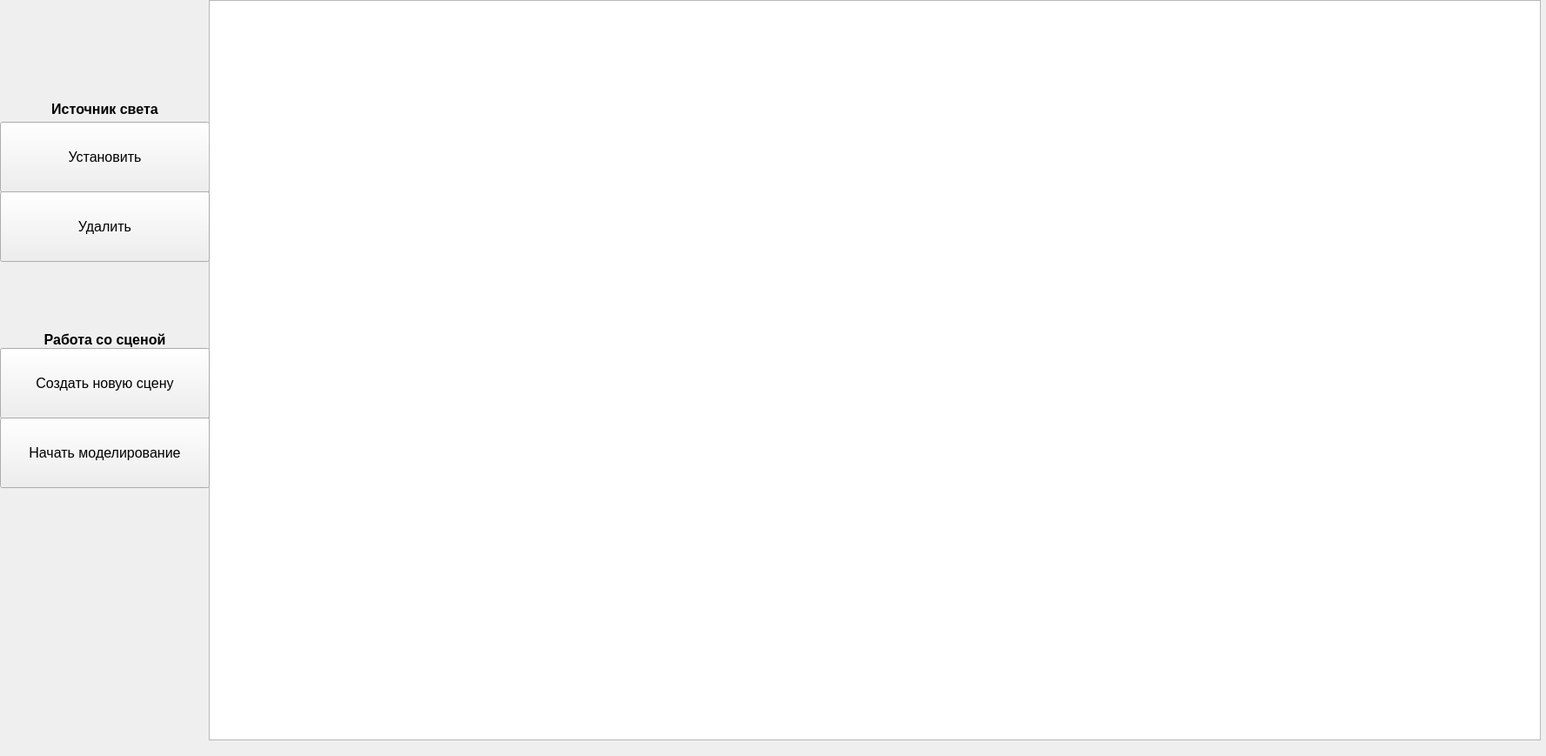
<?xml version="1.0" encoding="UTF-8"?>
<ui version="4.0">
 <class>MainWindow</class>
 <widget class="QMainWindow" name="MainWindow">
  <property name="geometry">
   <rect>
    <x>0</x>
    <y>0</y>
    <width>1777</width>
    <height>869</height>
   </rect>
  </property>
  <property name="minimumSize">
   <size>
    <width>1050</width>
    <height>400</height>
   </size>
  </property>
  <property name="windowTitle">
   <string>Курсовая работа, Алахов</string>
  </property>
  <property name="windowIcon">
   <iconset>
    <normaloff>imgs/icon.ico</normaloff>imgs/icon.ico</iconset>
  </property>
  <widget class="QWidget" name="centralwidget">
   <widget class="QPushButton" name="pushButton">
    <property name="geometry">
     <rect>
      <x>0</x>
      <y>140</y>
      <width>241</width>
      <height>81</height>
     </rect>
    </property>
    <property name="font">
     <font>
      <pointsize>12</pointsize>
     </font>
    </property>
    <property name="text">
     <string>Установить</string>
    </property>
   </widget>
   <widget class="SpecialGraphicsView" name="graphicsView">
    <property name="geometry">
     <rect>
      <x>240</x>
      <y>0</y>
      <width>1531</width>
      <height>851</height>
     </rect>
    </property>
    <property name="cursor" stdset="0">
     <cursorShape>CrossCursor</cursorShape>
    </property>
   </widget>
   <widget class="QPushButton" name="pushButton_4">
    <property name="geometry">
     <rect>
      <x>0</x>
      <y>400</y>
      <width>241</width>
      <height>81</height>
     </rect>
    </property>
    <property name="font">
     <font>
      <pointsize>12</pointsize>
     </font>
    </property>
    <property name="text">
     <string>Создать новую сцену</string>
    </property>
   </widget>
   <widget class="QPushButton" name="pushButton_7">
    <property name="geometry">
     <rect>
      <x>0</x>
      <y>220</y>
      <width>241</width>
      <height>81</height>
     </rect>
    </property>
    <property name="font">
     <font>
      <pointsize>12</pointsize>
     </font>
    </property>
    <property name="text">
     <string>Удалить</string>
    </property>
   </widget>
   <widget class="QLabel" name="label">
    <property name="geometry">
     <rect>
      <x>0</x>
      <y>380</y>
      <width>241</width>
      <height>21</height>
     </rect>
    </property>
    <property name="font">
     <font>
      <pointsize>12</pointsize>
      <weight>75</weight>
      <italic>false</italic>
      <bold>true</bold>
     </font>
    </property>
    <property name="text">
     <string>Работа со сценой</string>
    </property>
    <property name="alignment">
     <set>Qt::AlignCenter</set>
    </property>
   </widget>
   <widget class="QLabel" name="label_2">
    <property name="geometry">
     <rect>
      <x>0</x>
      <y>110</y>
      <width>241</width>
      <height>31</height>
     </rect>
    </property>
    <property name="font">
     <font>
      <pointsize>12</pointsize>
      <weight>75</weight>
      <italic>false</italic>
      <bold>true</bold>
     </font>
    </property>
    <property name="text">
     <string>Источник света</string>
    </property>
    <property name="alignment">
     <set>Qt::AlignCenter</set>
    </property>
   </widget>
   <widget class="QPushButton" name="pushButton_6">
    <property name="geometry">
     <rect>
      <x>0</x>
      <y>480</y>
      <width>241</width>
      <height>81</height>
     </rect>
    </property>
    <property name="font">
     <font>
      <pointsize>12</pointsize>
     </font>
    </property>
    <property name="text">
     <string>Начать моделирование</string>
    </property>
   </widget>
   <widget class="QPushButton" name="pushButton_2">
    <property name="geometry">
     <rect>
      <x>100</x>
      <y>530</y>
      <width>75</width>
      <height>23</height>
     </rect>
    </property>
    <property name="text">
     <string>PushButton</string>
    </property>
   </widget>
   <zorder>pushButton_2</zorder>
   <zorder>pushButton</zorder>
   <zorder>graphicsView</zorder>
   <zorder>pushButton_4</zorder>
   <zorder>pushButton_7</zorder>
   <zorder>label</zorder>
   <zorder>label_2</zorder>
   <zorder>pushButton_6</zorder>
  </widget>
  <widget class="QMenuBar" name="menubar">
   <property name="geometry">
    <rect>
     <x>0</x>
     <y>0</y>
     <width>1777</width>
     <height>21</height>
    </rect>
   </property>
  </widget>
  <action name="action_2">
   <property name="text">
    <string>Руководство пользователя</string>
   </property>
  </action>
 </widget>
 <customwidgets>
  <customwidget>
   <class>SpecialGraphicsView</class>
   <extends>QGraphicsView</extends>
   <header>specialgraphicsview.hpp</header>
  </customwidget>
 </customwidgets>
 <resources/>
 <connections/>
</ui>
